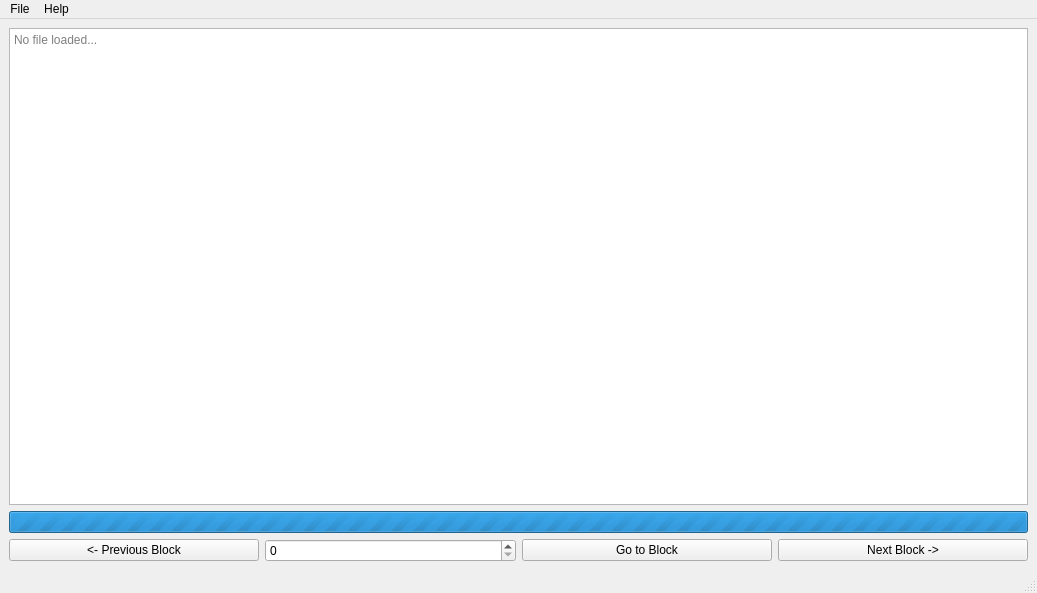
<?xml version="1.0" encoding="UTF-8"?>
<ui version="4.0">
 <class>EditorWindow</class>
 <widget class="QMainWindow" name="EditorWindow">
  <property name="geometry">
   <rect>
    <x>0</x>
    <y>0</y>
    <width>1037</width>
    <height>593</height>
   </rect>
  </property>
  <property name="minimumSize">
   <size>
    <width>250</width>
    <height>130</height>
   </size>
  </property>
  <property name="windowTitle">
   <string>LFEditor</string>
  </property>
  <widget class="QWidget" name="centralwidget">
   <layout class="QVBoxLayout" name="verticalLayout">
    <item>
     <widget class="QPlainTextEdit" name="fileEdit">
      <property name="verticalScrollBarPolicy">
       <enum>Qt::ScrollBarAsNeeded</enum>
      </property>
      <property name="horizontalScrollBarPolicy">
       <enum>Qt::ScrollBarAsNeeded</enum>
      </property>
      <property name="documentTitle">
       <string/>
      </property>
      <property name="readOnly">
       <bool>false</bool>
      </property>
      <property name="placeholderText">
       <string>No file loaded...</string>
      </property>
     </widget>
    </item>
    <item>
     <widget class="QProgressBar" name="fileProgress">
      <property name="enabled">
       <bool>true</bool>
      </property>
      <property name="maximum">
       <number>0</number>
      </property>
      <property name="value">
       <number>0</number>
      </property>
      <property name="textVisible">
       <bool>false</bool>
      </property>
      <property name="invertedAppearance">
       <bool>false</bool>
      </property>
      <property name="format">
       <string>%p%</string>
      </property>
     </widget>
    </item>
    <item>
     <layout class="QHBoxLayout" name="horizontalLayout">
      <item>
       <widget class="QPushButton" name="previousBlockButton">
        <property name="text">
         <string>&lt;- Previous Block</string>
        </property>
       </widget>
      </item>
      <item>
       <widget class="QSpinBox" name="goToBlockSpinBox">
        <property name="maximum">
         <number>999999999</number>
        </property>
       </widget>
      </item>
      <item>
       <widget class="QPushButton" name="goToBlockButton">
        <property name="text">
         <string>Go to Block</string>
        </property>
       </widget>
      </item>
      <item>
       <widget class="QPushButton" name="nextBlockButton">
        <property name="text">
         <string>Next Block -&gt;</string>
        </property>
       </widget>
      </item>
     </layout>
    </item>
   </layout>
  </widget>
  <widget class="QMenuBar" name="menubar">
   <property name="geometry">
    <rect>
     <x>0</x>
     <y>0</y>
     <width>1037</width>
     <height>20</height>
    </rect>
   </property>
   <widget class="QMenu" name="menuHelp">
    <property name="title">
     <string>Help</string>
    </property>
    <addaction name="actionAbout"/>
   </widget>
   <widget class="QMenu" name="menuFile">
    <property name="title">
     <string>File</string>
    </property>
    <addaction name="actionOpen"/>
    <addaction name="actionSave"/>
    <addaction name="actionSave_As_N_A"/>
    <addaction name="separator"/>
    <addaction name="actionPreferences"/>
    <addaction name="separator"/>
    <addaction name="actionExit"/>
   </widget>
   <addaction name="menuFile"/>
   <addaction name="menuHelp"/>
  </widget>
  <widget class="QStatusBar" name="statusbar"/>
  <action name="actionAbout">
   <property name="text">
    <string>About...</string>
   </property>
   <property name="shortcut">
    <string>F1</string>
   </property>
  </action>
  <action name="actionOpen">
   <property name="text">
    <string>Open...</string>
   </property>
   <property name="shortcut">
    <string>Ctrl+O</string>
   </property>
  </action>
  <action name="actionPreferences">
   <property name="text">
    <string>Preferences...</string>
   </property>
   <property name="shortcut">
    <string>Ctrl+P</string>
   </property>
  </action>
  <action name="actionSave">
   <property name="text">
    <string>Save</string>
   </property>
   <property name="shortcut">
    <string>Ctrl+S</string>
   </property>
  </action>
  <action name="actionSave_As_N_A">
   <property name="text">
    <string>Save As... (N/A)</string>
   </property>
   <property name="shortcut">
    <string>Ctrl+Shift+S</string>
   </property>
  </action>
  <action name="actionExit">
   <property name="text">
    <string>Exit</string>
   </property>
   <property name="shortcut">
    <string>Ctrl+Q</string>
   </property>
  </action>
 </widget>
 <resources/>
 <connections/>
</ui>
